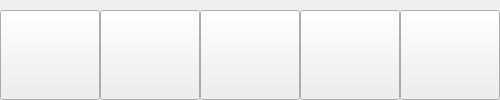
      <widget class="QWidget" name="widget_2" native="true">
       <property name="sizePolicy">
        <sizepolicy hsizetype="Preferred" vsizetype="Maximum">
         <horstretch>0</horstretch>
         <verstretch>100</verstretch>
        </sizepolicy>
       </property>
       <property name="minimumSize">
        <size>
         <width>0</width>
         <height>0</height>
        </size>
       </property>
       <layout class="QHBoxLayout" name="horizontalLayout">
        <property name="spacing">
         <number>0</number>
        </property>
        <property name="leftMargin">
         <number>0</number>
        </property>
        <property name="topMargin">
         <number>10</number>
        </property>
        <property name="rightMargin">
         <number>0</number>
        </property>
        <property name="bottomMargin">
         <number>0</number>
        </property>
        <item>
         <widget class="QPushButton" name="monitorBtn">
          <property name="sizePolicy">
           <sizepolicy hsizetype="Minimum" vsizetype="Minimum">
            <horstretch>0</horstretch>
            <verstretch>0</verstretch>
           </sizepolicy>
          </property>
          <property name="minimumSize">
           <size>
            <width>100</width>
            <height>50</height>
           </size>
          </property>
          <property name="maximumSize">
           <size>
            <width>150</width>
            <height>16777215</height>
           </size>
          </property>
          <property name="styleSheet">
           <string notr="true">border-image: url(:/myimages/images/pbtnPantoMonitoring.png);</string>
          </property>
          <property name="text">
           <string/>
          </property>
         </widget>
        </item>
        <item>
         <widget class="QPushButton" name="videoBtn">
          <property name="sizePolicy">
           <sizepolicy hsizetype="Minimum" vsizetype="Minimum">
            <horstretch>0</horstretch>
            <verstretch>0</verstretch>
           </sizepolicy>
          </property>
          <property name="minimumSize">
           <size>
            <width>100</width>
            <height>50</height>
           </size>
          </property>
          <property name="maximumSize">
           <size>
            <width>150</width>
            <height>16777215</height>
           </size>
          </property>
          <property name="styleSheet">
           <string notr="true">border-image: url(:/myimages/images/pbtnPlayBack.png);</string>
          </property>
          <property name="text">
           <string/>
          </property>
         </widget>
        </item>
        <item>
         <widget class="QPushButton" name="inteliBtn">
          <property name="sizePolicy">
           <sizepolicy hsizetype="Minimum" vsizetype="Minimum">
            <horstretch>0</horstretch>
            <verstretch>0</verstretch>
           </sizepolicy>
          </property>
          <property name="minimumSize">
           <size>
            <width>100</width>
            <height>50</height>
           </size>
          </property>
          <property name="maximumSize">
           <size>
            <width>150</width>
            <height>100</height>
           </size>
          </property>
          <property name="styleSheet">
           <string notr="true">border-image: url(:/myimages/images/pbtnIntelligentFalse.png);</string>
          </property>
          <property name="text">
           <string/>
          </property>
         </widget>
        </item>
        <item>
         <widget class="QPushButton" name="devmngBtn">
          <property name="sizePolicy">
           <sizepolicy hsizetype="Minimum" vsizetype="Minimum">
            <horstretch>0</horstretch>
            <verstretch>0</verstretch>
           </sizepolicy>
          </property>
          <property name="minimumSize">
           <size>
            <width>100</width>
            <height>50</height>
           </size>
          </property>
          <property name="maximumSize">
           <size>
            <width>150</width>
            <height>16777215</height>
           </size>
          </property>
          <property name="styleSheet">
           <string notr="true">border-image: url(:/myimages/images/pbtnDeviceManage.png);</string>
          </property>
          <property name="text">
           <string/>
          </property>
         </widget>
        </item>
        <item>
         <widget class="QPushButton" name="maintainBtn">
          <property name="sizePolicy">
           <sizepolicy hsizetype="Minimum" vsizetype="Minimum">
            <horstretch>0</horstretch>
            <verstretch>0</verstretch>
           </sizepolicy>
          </property>
          <property name="minimumSize">
           <size>
            <width>100</width>
            <height>50</height>
           </size>
          </property>
          <property name="maximumSize">
           <size>
            <width>150</width>
            <height>16777215</height>
           </size>
          </property>
          <property name="styleSheet">
           <string notr="true">border-image: url(:/myimages/images/pbtnMaintain.png);</string>
          </property>
          <property name="text">
           <string/>
          </property>
         </widget>
        </item>
       </layout>
      </widget>
